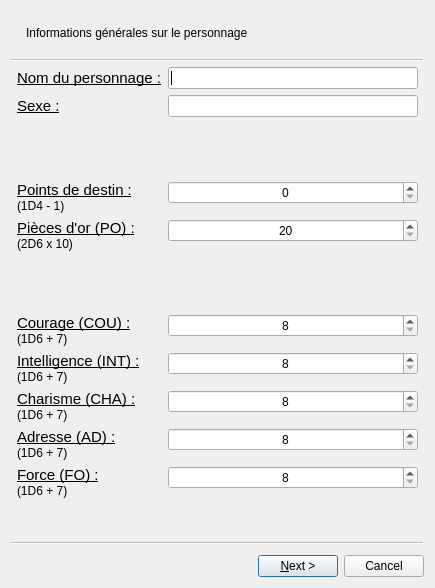
<?xml version="1.0" encoding="UTF-8"?>
<ui version="4.0">
 <class>NewPerso</class>
 <widget class="QWizard" name="NewPerso">
  <property name="windowModality">
   <enum>Qt::ApplicationModal</enum>
  </property>
  <property name="geometry">
   <rect>
    <x>0</x>
    <y>0</y>
    <width>435</width>
    <height>588</height>
   </rect>
  </property>
  <property name="minimumSize">
   <size>
    <width>435</width>
    <height>588</height>
   </size>
  </property>
  <property name="maximumSize">
   <size>
    <width>435</width>
    <height>588</height>
   </size>
  </property>
  <property name="windowTitle">
   <string>Créer un nouveau personnage</string>
  </property>
  <property name="windowIcon">
   <iconset resource="../res/ressources.qrc">
    <normaloff>:/prog-data/img/icone.png</normaloff>:/prog-data/img/icone.png</iconset>
  </property>
  <property name="modal">
   <bool>true</bool>
  </property>
  <property name="options">
   <set>QWizard::NoBackButtonOnStartPage</set>
  </property>
  <widget class="QWizardPage" name="infosGene">
   <property name="maximumSize">
    <size>
     <width>423</width>
     <height>510</height>
    </size>
   </property>
   <property name="title">
    <string/>
   </property>
   <property name="subTitle">
    <string>Informations générales sur le personnage</string>
   </property>
   <attribute name="pageId">
    <string notr="true">0</string>
   </attribute>
   <widget class="QWidget" name="formLayoutWidget">
    <property name="geometry">
     <rect>
      <x>0</x>
      <y>0</y>
      <width>401</width>
      <height>431</height>
     </rect>
    </property>
    <layout class="QFormLayout" name="infosGeneLayout">
     <item row="0" column="0">
      <widget class="QLabel" name="nomLabel">
       <property name="text">
        <string>&lt;!DOCTYPE HTML PUBLIC &quot;-//W3C//DTD HTML 4.0//EN&quot; &quot;http://www.w3.org/TR/REC-html40/strict.dtd&quot;&gt;
&lt;html&gt;&lt;head&gt;&lt;meta name=&quot;qrichtext&quot; content=&quot;1&quot; /&gt;&lt;style type=&quot;text/css&quot;&gt;
p, li { white-space: pre-wrap; }
&lt;/style&gt;&lt;/head&gt;&lt;body style=&quot; font-family:'Cantarell'; font-size:11pt; font-weight:400; font-style:normal;&quot;&gt;
&lt;p style=&quot; margin-top:0px; margin-bottom:0px; margin-left:0px; margin-right:0px; -qt-block-indent:0; text-indent:0px;&quot;&gt;&lt;span style=&quot; text-decoration: underline;&quot;&gt;Nom du personnage :&lt;/span&gt;&lt;/p&gt;&lt;/body&gt;&lt;/html&gt;</string>
       </property>
      </widget>
     </item>
     <item row="1" column="0">
      <widget class="QLabel" name="sexeLabel">
       <property name="text">
        <string>&lt;!DOCTYPE HTML PUBLIC &quot;-//W3C//DTD HTML 4.0//EN&quot; &quot;http://www.w3.org/TR/REC-html40/strict.dtd&quot;&gt;
&lt;html&gt;&lt;head&gt;&lt;meta name=&quot;qrichtext&quot; content=&quot;1&quot; /&gt;&lt;style type=&quot;text/css&quot;&gt;
p, li { white-space: pre-wrap; }
&lt;/style&gt;&lt;/head&gt;&lt;body style=&quot; font-family:'Cantarell'; font-size:11pt; font-weight:400; font-style:normal;&quot;&gt;
&lt;p style=&quot; margin-top:0px; margin-bottom:0px; margin-left:0px; margin-right:0px; -qt-block-indent:0; text-indent:0px;&quot;&gt;&lt;span style=&quot; text-decoration: underline;&quot;&gt;Sexe :&lt;/span&gt;&lt;/p&gt;&lt;/body&gt;&lt;/html&gt;</string>
       </property>
      </widget>
     </item>
     <item row="2" column="0" colspan="2">
      <spacer name="spacer1">
       <property name="orientation">
        <enum>Qt::Vertical</enum>
       </property>
       <property name="sizeHint" stdset="0">
        <size>
         <width>20</width>
         <height>40</height>
        </size>
       </property>
      </spacer>
     </item>
     <item row="0" column="1">
      <widget class="QLineEdit" name="nom"/>
     </item>
     <item row="1" column="1">
      <widget class="QLineEdit" name="sexe"/>
     </item>
     <item row="3" column="0">
      <widget class="QLabel" name="ptsDestinLabel">
       <property name="text">
        <string>&lt;!DOCTYPE HTML PUBLIC &quot;-//W3C//DTD HTML 4.0//EN&quot; &quot;http://www.w3.org/TR/REC-html40/strict.dtd&quot;&gt;
&lt;html&gt;&lt;head&gt;&lt;meta name=&quot;qrichtext&quot; content=&quot;1&quot; /&gt;&lt;style type=&quot;text/css&quot;&gt;
p, li { white-space: pre-wrap; }
&lt;/style&gt;&lt;/head&gt;&lt;body style=&quot; font-family:'Cantarell'; font-size:11pt; font-weight:400; font-style:normal;&quot;&gt;
&lt;p style=&quot; margin-top:0px; margin-bottom:0px; margin-left:0px; margin-right:0px; -qt-block-indent:0; text-indent:0px;&quot;&gt;&lt;span style=&quot; text-decoration: underline;&quot;&gt;Points de destin :&lt;/span&gt;&lt;/p&gt;
&lt;p style=&quot; margin-top:0px; margin-bottom:0px; margin-left:0px; margin-right:0px; -qt-block-indent:0; text-indent:0px;&quot;&gt;&lt;span style=&quot; font-size:9pt;&quot;&gt;(1D4 - 1)&lt;/span&gt;&lt;/p&gt;&lt;/body&gt;&lt;/html&gt;</string>
       </property>
      </widget>
     </item>
     <item row="3" column="1">
      <widget class="QSpinBox" name="ptsDestin">
       <property name="alignment">
        <set>Qt::AlignCenter</set>
       </property>
       <property name="maximum">
        <number>3</number>
       </property>
      </widget>
     </item>
     <item row="4" column="0">
      <widget class="QLabel" name="poLabel">
       <property name="text">
        <string>&lt;!DOCTYPE HTML PUBLIC &quot;-//W3C//DTD HTML 4.0//EN&quot; &quot;http://www.w3.org/TR/REC-html40/strict.dtd&quot;&gt;
&lt;html&gt;&lt;head&gt;&lt;meta name=&quot;qrichtext&quot; content=&quot;1&quot; /&gt;&lt;style type=&quot;text/css&quot;&gt;
p, li { white-space: pre-wrap; }
&lt;/style&gt;&lt;/head&gt;&lt;body style=&quot; font-family:'Cantarell'; font-size:11pt; font-weight:400; font-style:normal;&quot;&gt;
&lt;p style=&quot; margin-top:0px; margin-bottom:0px; margin-left:0px; margin-right:0px; -qt-block-indent:0; text-indent:0px;&quot;&gt;&lt;span style=&quot; text-decoration: underline;&quot;&gt;Pièces d'or (PO) :&lt;/span&gt;&lt;/p&gt;
&lt;p style=&quot; margin-top:0px; margin-bottom:0px; margin-left:0px; margin-right:0px; -qt-block-indent:0; text-indent:0px;&quot;&gt;&lt;span style=&quot; font-size:9pt;&quot;&gt;(2D6 x 10)&lt;/span&gt;&lt;/p&gt;&lt;/body&gt;&lt;/html&gt;</string>
       </property>
      </widget>
     </item>
     <item row="4" column="1">
      <widget class="QSpinBox" name="po">
       <property name="alignment">
        <set>Qt::AlignCenter</set>
       </property>
       <property name="minimum">
        <number>20</number>
       </property>
       <property name="maximum">
        <number>120</number>
       </property>
       <property name="singleStep">
        <number>10</number>
       </property>
      </widget>
     </item>
     <item row="5" column="0" colspan="2">
      <spacer name="spacer2">
       <property name="orientation">
        <enum>Qt::Vertical</enum>
       </property>
       <property name="sizeHint" stdset="0">
        <size>
         <width>20</width>
         <height>40</height>
        </size>
       </property>
      </spacer>
     </item>
     <item row="6" column="0">
      <widget class="QLabel" name="couLabel">
       <property name="text">
        <string>&lt;!DOCTYPE HTML PUBLIC &quot;-//W3C//DTD HTML 4.0//EN&quot; &quot;http://www.w3.org/TR/REC-html40/strict.dtd&quot;&gt;
&lt;html&gt;&lt;head&gt;&lt;meta name=&quot;qrichtext&quot; content=&quot;1&quot; /&gt;&lt;style type=&quot;text/css&quot;&gt;
p, li { white-space: pre-wrap; }
&lt;/style&gt;&lt;/head&gt;&lt;body style=&quot; font-family:'Cantarell'; font-size:11pt; font-weight:400; font-style:normal;&quot;&gt;
&lt;p style=&quot; margin-top:0px; margin-bottom:0px; margin-left:0px; margin-right:0px; -qt-block-indent:0; text-indent:0px;&quot;&gt;&lt;span style=&quot; text-decoration: underline;&quot;&gt;Courage (COU) :&lt;/span&gt;&lt;/p&gt;
&lt;p style=&quot; margin-top:0px; margin-bottom:0px; margin-left:0px; margin-right:0px; -qt-block-indent:0; text-indent:0px;&quot;&gt;&lt;span style=&quot; font-size:9pt;&quot;&gt;(1D6 + 7)&lt;/span&gt;&lt;/p&gt;&lt;/body&gt;&lt;/html&gt;</string>
       </property>
      </widget>
     </item>
     <item row="6" column="1">
      <widget class="QSpinBox" name="cou">
       <property name="alignment">
        <set>Qt::AlignCenter</set>
       </property>
       <property name="minimum">
        <number>8</number>
       </property>
       <property name="maximum">
        <number>13</number>
       </property>
      </widget>
     </item>
     <item row="7" column="0">
      <widget class="QLabel" name="intelLabel">
       <property name="text">
        <string>&lt;!DOCTYPE HTML PUBLIC &quot;-//W3C//DTD HTML 4.0//EN&quot; &quot;http://www.w3.org/TR/REC-html40/strict.dtd&quot;&gt;
&lt;html&gt;&lt;head&gt;&lt;meta name=&quot;qrichtext&quot; content=&quot;1&quot; /&gt;&lt;style type=&quot;text/css&quot;&gt;
p, li { white-space: pre-wrap; }
&lt;/style&gt;&lt;/head&gt;&lt;body style=&quot; font-family:'Cantarell'; font-size:11pt; font-weight:400; font-style:normal;&quot;&gt;
&lt;p style=&quot; margin-top:0px; margin-bottom:0px; margin-left:0px; margin-right:0px; -qt-block-indent:0; text-indent:0px;&quot;&gt;&lt;span style=&quot; text-decoration: underline;&quot;&gt;Intelligence (INT) :&lt;/span&gt;&lt;/p&gt;
&lt;p style=&quot; margin-top:0px; margin-bottom:0px; margin-left:0px; margin-right:0px; -qt-block-indent:0; text-indent:0px;&quot;&gt;&lt;span style=&quot; font-size:9pt;&quot;&gt;(1D6 + 7)&lt;/span&gt;&lt;/p&gt;&lt;/body&gt;&lt;/html&gt;</string>
       </property>
      </widget>
     </item>
     <item row="7" column="1">
      <widget class="QSpinBox" name="intel">
       <property name="alignment">
        <set>Qt::AlignCenter</set>
       </property>
       <property name="minimum">
        <number>8</number>
       </property>
       <property name="maximum">
        <number>13</number>
       </property>
      </widget>
     </item>
     <item row="8" column="0">
      <widget class="QLabel" name="chaLabel">
       <property name="text">
        <string>&lt;!DOCTYPE HTML PUBLIC &quot;-//W3C//DTD HTML 4.0//EN&quot; &quot;http://www.w3.org/TR/REC-html40/strict.dtd&quot;&gt;
&lt;html&gt;&lt;head&gt;&lt;meta name=&quot;qrichtext&quot; content=&quot;1&quot; /&gt;&lt;style type=&quot;text/css&quot;&gt;
p, li { white-space: pre-wrap; }
&lt;/style&gt;&lt;/head&gt;&lt;body style=&quot; font-family:'Cantarell'; font-size:11pt; font-weight:400; font-style:normal;&quot;&gt;
&lt;p style=&quot; margin-top:0px; margin-bottom:0px; margin-left:0px; margin-right:0px; -qt-block-indent:0; text-indent:0px;&quot;&gt;&lt;span style=&quot; text-decoration: underline;&quot;&gt;Charisme (CHA) :&lt;/span&gt;&lt;/p&gt;
&lt;p style=&quot; margin-top:0px; margin-bottom:0px; margin-left:0px; margin-right:0px; -qt-block-indent:0; text-indent:0px;&quot;&gt;&lt;span style=&quot; font-size:9pt;&quot;&gt;(1D6 + 7)&lt;/span&gt;&lt;/p&gt;&lt;/body&gt;&lt;/html&gt;</string>
       </property>
      </widget>
     </item>
     <item row="8" column="1">
      <widget class="QSpinBox" name="cha">
       <property name="alignment">
        <set>Qt::AlignCenter</set>
       </property>
       <property name="minimum">
        <number>8</number>
       </property>
       <property name="maximum">
        <number>13</number>
       </property>
      </widget>
     </item>
     <item row="9" column="0">
      <widget class="QLabel" name="adLabel">
       <property name="text">
        <string>&lt;!DOCTYPE HTML PUBLIC &quot;-//W3C//DTD HTML 4.0//EN&quot; &quot;http://www.w3.org/TR/REC-html40/strict.dtd&quot;&gt;
&lt;html&gt;&lt;head&gt;&lt;meta name=&quot;qrichtext&quot; content=&quot;1&quot; /&gt;&lt;style type=&quot;text/css&quot;&gt;
p, li { white-space: pre-wrap; }
&lt;/style&gt;&lt;/head&gt;&lt;body style=&quot; font-family:'Cantarell'; font-size:11pt; font-weight:400; font-style:normal;&quot;&gt;
&lt;p style=&quot; margin-top:0px; margin-bottom:0px; margin-left:0px; margin-right:0px; -qt-block-indent:0; text-indent:0px;&quot;&gt;&lt;span style=&quot; text-decoration: underline;&quot;&gt;Adresse (AD) :&lt;/span&gt;&lt;/p&gt;
&lt;p style=&quot; margin-top:0px; margin-bottom:0px; margin-left:0px; margin-right:0px; -qt-block-indent:0; text-indent:0px;&quot;&gt;&lt;span style=&quot; font-size:9pt;&quot;&gt;(1D6 + 7)&lt;/span&gt;&lt;/p&gt;&lt;/body&gt;&lt;/html&gt;</string>
       </property>
      </widget>
     </item>
     <item row="9" column="1">
      <widget class="QSpinBox" name="ad">
       <property name="alignment">
        <set>Qt::AlignCenter</set>
       </property>
       <property name="minimum">
        <number>8</number>
       </property>
       <property name="maximum">
        <number>13</number>
       </property>
      </widget>
     </item>
     <item row="10" column="0">
      <widget class="QLabel" name="foLabel">
       <property name="text">
        <string>&lt;!DOCTYPE HTML PUBLIC &quot;-//W3C//DTD HTML 4.0//EN&quot; &quot;http://www.w3.org/TR/REC-html40/strict.dtd&quot;&gt;
&lt;html&gt;&lt;head&gt;&lt;meta name=&quot;qrichtext&quot; content=&quot;1&quot; /&gt;&lt;style type=&quot;text/css&quot;&gt;
p, li { white-space: pre-wrap; }
&lt;/style&gt;&lt;/head&gt;&lt;body style=&quot; font-family:'Cantarell'; font-size:11pt; font-weight:400; font-style:normal;&quot;&gt;
&lt;p style=&quot; margin-top:0px; margin-bottom:0px; margin-left:0px; margin-right:0px; -qt-block-indent:0; text-indent:0px;&quot;&gt;&lt;span style=&quot; text-decoration: underline;&quot;&gt;Force (FO) :&lt;/span&gt;&lt;/p&gt;
&lt;p style=&quot; margin-top:0px; margin-bottom:0px; margin-left:0px; margin-right:0px; -qt-block-indent:0; text-indent:0px;&quot;&gt;&lt;span style=&quot; font-size:9pt;&quot;&gt;(1D6 + 7)&lt;/span&gt;&lt;/p&gt;&lt;/body&gt;&lt;/html&gt;</string>
       </property>
      </widget>
     </item>
     <item row="10" column="1">
      <widget class="QSpinBox" name="fo">
       <property name="alignment">
        <set>Qt::AlignCenter</set>
       </property>
       <property name="minimum">
        <number>8</number>
       </property>
       <property name="maximum">
        <number>13</number>
       </property>
      </widget>
     </item>
    </layout>
   </widget>
  </widget>
  <widget class="QWizardPage" name="orig">
   <property name="title">
    <string/>
   </property>
   <property name="subTitle">
    <string>Choix de l'origine du personnage</string>
   </property>
   <attribute name="pageId">
    <string notr="true">1</string>
   </attribute>
   <widget class="QScrollArea" name="origScroll">
    <property name="geometry">
     <rect>
      <x>0</x>
      <y>0</y>
      <width>401</width>
      <height>431</height>
     </rect>
    </property>
    <property name="widgetResizable">
     <bool>true</bool>
    </property>
    <widget class="QWidget" name="origScrollWidget">
     <property name="geometry">
      <rect>
       <x>0</x>
       <y>0</y>
       <width>399</width>
       <height>429</height>
      </rect>
     </property>
     <widget class="QWidget" name="verticalLayoutWidget">
      <property name="geometry">
       <rect>
        <x>0</x>
        <y>0</y>
        <width>401</width>
        <height>431</height>
       </rect>
      </property>
      <layout class="QVBoxLayout" name="origLayout"/>
     </widget>
    </widget>
   </widget>
  </widget>
  <widget class="QWizardPage" name="metier">
   <property name="title">
    <string/>
   </property>
   <property name="subTitle">
    <string>Choix du métier du personnage</string>
   </property>
   <attribute name="pageId">
    <string notr="true">2</string>
   </attribute>
   <widget class="QScrollArea" name="metierScroll">
    <property name="geometry">
     <rect>
      <x>0</x>
      <y>0</y>
      <width>401</width>
      <height>431</height>
     </rect>
    </property>
    <property name="widgetResizable">
     <bool>true</bool>
    </property>
    <widget class="QWidget" name="metierScrollWidget">
     <property name="geometry">
      <rect>
       <x>0</x>
       <y>0</y>
       <width>399</width>
       <height>429</height>
      </rect>
     </property>
     <widget class="QWidget" name="verticalLayoutWidget_2">
      <property name="geometry">
       <rect>
        <x>0</x>
        <y>0</y>
        <width>401</width>
        <height>431</height>
       </rect>
      </property>
      <layout class="QVBoxLayout" name="metierLayout"/>
     </widget>
    </widget>
   </widget>
  </widget>
 </widget>
 <resources>
  <include location="../res/ressources.qrc"/>
 </resources>
 <connections/>
</ui>
